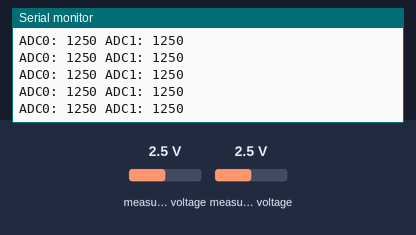
Bench run of a sketch on a simulated Arduino Leonardo, built with avr-gcc and run on an emulated ATmega32U4. On the bench: the last lines printed to the serial monitor. Wiring (inferred from the names in the program): ADS1015 converter at I2C address 0x48. The test bench sets the inputs (shaded band); at power-on: measured voltage 2.5 V.

Above: at 1.2 s.
1.3 s: measured voltage (sensor 200) set to 0.1 V
At 1.8 s:
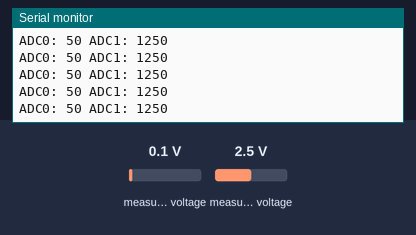
2.8 s: measured voltage (sensor 201) set to 0.1 V
At 3.8 s:
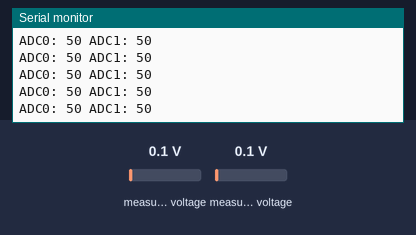

Measured:
- after the input at 1.3 s, the serial monitor: prints a new line at once (image 1)
- after the input at 2.8 s, the serial monitor: prints a new line at once (image 2)

The sketch:

read_adc.ino
```cpp
#include <Wire.h>
// Arduino Leonardo
// +-1ms   Read 2 ADC pins (AIN0 and AIN1)
//         1650 = 3,3V         0 = 0V        1 bit = 2mV
int16_t i2caddress=0x48;
uint16_t AIN0, AIN1;

uint16_t config0 = 0x0003  | // NOT Assert ALERT/RDY after one conversions
                   0x0000  | // NOT Latching Comparator
                   0x0000  | // Alert/Rdy active low   (default val)
                   0x0000  | // Traditional comparator (default val)
                   0x00C0  | // 3300 samples per second (default)
                   0x0100  | // Single-shot mode (default)
                   0x0200  | // +/-4.096V range = Gain 1
                   0x4000  | // Single-ended AIN0
                   0x8000;   // Set 'start single-conversion' bit
uint16_t config1 = 0x0003  | // NOT Assert ALERT/RDY after one conversions
                   0x0000  | // NOT Latching Comparator
                   0x0000  | // Alert/Rdy active low   (default val)
                   0x0000  | // Traditional comparator (default val)
                   0x00C0  | // 3300 samples per second (default)
                   0x0100  | // Single-shot mode (default)
                   0x0200  | // +/-4.096V range = Gain 1
                   0x5000  | // Single-ended AIN1
                   0x8000;   // Set 'start single-conversion' bit

void writei2c(uint8_t address, uint16_t registo) {
  Wire.beginTransmission(address);
  Wire.write(0x01);
  Wire.write((uint8_t)(registo>>8));
  Wire.write((uint8_t)(registo & 0xFF));
  Wire.endTransmission();
}
uint16_t readi2c(uint8_t address, uint8_t reg) {
  Wire.beginTransmission(address);
  Wire.write(reg);                       // ADS1015_REG_POINTER_CONVERT
  Wire.endTransmission();
  Wire.requestFrom(address, (uint8_t)2);
  return ((Wire.read() << 8) | Wire.read());
}
uint16_t readADC(uint16_t config) { // Função para a Leitura de um pino do ADC (recebe os registos de configuração)
  writei2c(i2caddress, config); // escrever registo no ADC - registo para pedido de leitura num pino do ADC
  delayMicroseconds(20);                    // tempo de espera para a comunicação seja terminada
  while ((readi2c(i2caddress, 0x01) & 0x8000) == 0);  // Espera que o config register OS bit mude para 1 (conversão concluida)
  return (readi2c(i2caddress, 0x00) >> 4);          // Retorna o valor lido do pino do ADC
}


void setup(){
  Wire.begin();
  Wire.setClock(400000); // fast mode i2c
  Serial.begin(115200);
    while (!Serial) {
    ; // wait for serial port to connect. Needed for native USB port only
  }
  Serial.println("START"); Serial.print("\n");
}

void loop(){
    AIN0=readADC(config0);
    AIN1=readADC(config1);
    Serial.print("ADC0: "); Serial.print(AIN0);
    Serial.print(" ADC1: "); Serial.print(AIN1);
    Serial.print("\n");
 }
```
